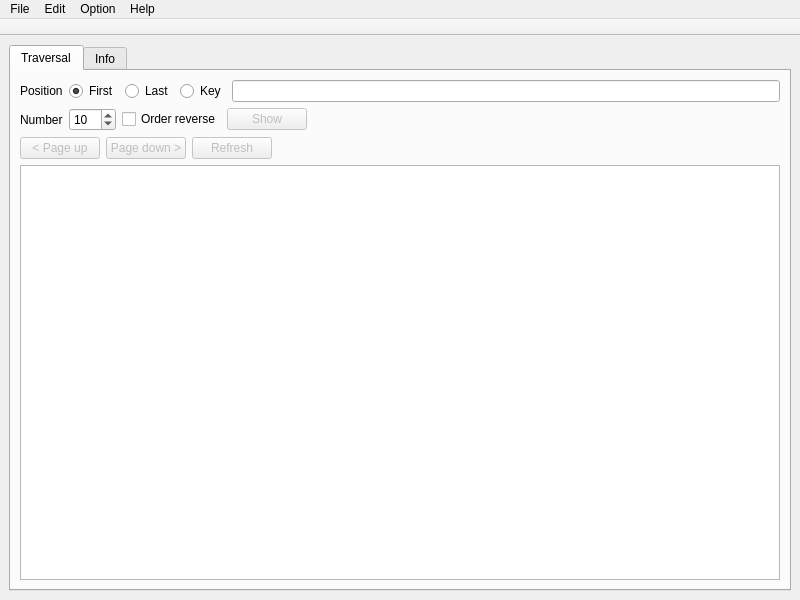
<?xml version="1.0" encoding="UTF-8"?>
<ui version="4.0">
 <class>MainWindow</class>
 <widget class="QMainWindow" name="MainWindow">
  <property name="geometry">
   <rect>
    <x>0</x>
    <y>0</y>
    <width>800</width>
    <height>600</height>
   </rect>
  </property>
  <property name="windowTitle">
   <string>MainWindow</string>
  </property>
  <widget class="QWidget" name="centralwidget">
   <layout class="QVBoxLayout" name="verticalLayoutCentral">
    <item>
     <widget class="QTabWidget" name="tabWidget">
      <property name="currentIndex">
       <number>0</number>
      </property>
      <widget class="QWidget" name="tabTraversal">
       <attribute name="title">
        <string>Traversal</string>
       </attribute>
       <layout class="QVBoxLayout" name="verticalLayoutTraversal">
        <item>
         <layout class="QHBoxLayout" name="horizontalLayoutTraversalPosition">
          <item>
           <widget class="QLabel" name="labelTraversalPosition">
            <property name="text">
             <string>Position</string>
            </property>
           </widget>
          </item>
          <item>
           <widget class="QRadioButton" name="radioButtonTraversalFirst">
            <property name="text">
             <string>First</string>
            </property>
            <property name="checked">
             <bool>true</bool>
            </property>
           </widget>
          </item>
          <item>
           <widget class="QRadioButton" name="radioButtonTraversalLast">
            <property name="text">
             <string>Last</string>
            </property>
           </widget>
          </item>
          <item>
           <widget class="QRadioButton" name="radioButtonTraversalKey">
            <property name="text">
             <string>Key</string>
            </property>
           </widget>
          </item>
          <item>
           <widget class="QLineEdit" name="lineEditTraversalKey"/>
          </item>
         </layout>
        </item>
        <item>
         <layout class="QHBoxLayout" name="horizontalLayoutTraversalDisplay">
          <item>
           <widget class="QLabel" name="labelTraversalNumber">
            <property name="text">
             <string>Number</string>
            </property>
           </widget>
          </item>
          <item>
           <widget class="QSpinBox" name="spinBoxTraversalNumber">
            <property name="sizePolicy">
             <sizepolicy hsizetype="Minimum" vsizetype="Fixed">
              <horstretch>0</horstretch>
              <verstretch>0</verstretch>
             </sizepolicy>
            </property>
            <property name="minimum">
             <number>1</number>
            </property>
            <property name="maximum">
             <number>100</number>
            </property>
            <property name="value">
             <number>10</number>
            </property>
           </widget>
          </item>
          <item>
           <widget class="QCheckBox" name="checkBoxTraversalReverse">
            <property name="text">
             <string>Order reverse</string>
            </property>
           </widget>
          </item>
          <item>
           <widget class="QPushButton" name="pushButtonTraversalShow">
            <property name="enabled">
             <bool>false</bool>
            </property>
            <property name="text">
             <string>Show</string>
            </property>
           </widget>
          </item>
          <item>
           <spacer name="horizontalSpacerTraversal">
            <property name="orientation">
             <enum>Qt::Horizontal</enum>
            </property>
            <property name="sizeHint" stdset="0">
             <size>
              <width>40</width>
              <height>20</height>
             </size>
            </property>
           </spacer>
          </item>
         </layout>
        </item>
        <item>
         <layout class="QHBoxLayout" name="horizontalLayoutPage">
          <item>
           <widget class="QPushButton" name="pushButtonPageUp">
            <property name="enabled">
             <bool>false</bool>
            </property>
            <property name="text">
             <string>&lt; Page up</string>
            </property>
           </widget>
          </item>
          <item>
           <widget class="QPushButton" name="pushButtonPageDown">
            <property name="enabled">
             <bool>false</bool>
            </property>
            <property name="text">
             <string>Page down &gt;</string>
            </property>
           </widget>
          </item>
          <item>
           <widget class="QPushButton" name="pushButtonRefresh">
            <property name="enabled">
             <bool>false</bool>
            </property>
            <property name="text">
             <string>Refresh</string>
            </property>
           </widget>
          </item>
          <item>
           <spacer name="horizontalSpacerPage">
            <property name="orientation">
             <enum>Qt::Horizontal</enum>
            </property>
            <property name="sizeHint" stdset="0">
             <size>
              <width>40</width>
              <height>20</height>
             </size>
            </property>
           </spacer>
          </item>
         </layout>
        </item>
        <item>
         <widget class="QTableWidget" name="tableWidgetTraversal">
          <property name="editTriggers">
           <set>QAbstractItemView::NoEditTriggers</set>
          </property>
          <property name="selectionBehavior">
           <enum>QAbstractItemView::SelectRows</enum>
          </property>
          <property name="columnCount">
           <number>0</number>
          </property>
          <attribute name="horizontalHeaderMinimumSectionSize">
           <number>100</number>
          </attribute>
         </widget>
        </item>
       </layout>
      </widget>
      <widget class="QWidget" name="tabInfo">
       <attribute name="title">
        <string>Info</string>
       </attribute>
       <layout class="QVBoxLayout" name="verticalLayoutInfo">
        <item>
         <layout class="QHBoxLayout" name="horizontalLayoutInfoDirectory">
          <item>
           <widget class="QLabel" name="labelInfoDirectory">
            <property name="text">
             <string>Directory</string>
            </property>
           </widget>
          </item>
          <item>
           <widget class="QLineEdit" name="lineEditInfoDirectory">
            <property name="readOnly">
             <bool>true</bool>
            </property>
           </widget>
          </item>
          <item>
           <widget class="QPushButton" name="pushButtonInfoExplore">
            <property name="enabled">
             <bool>false</bool>
            </property>
            <property name="text">
             <string>Explore</string>
            </property>
           </widget>
          </item>
         </layout>
        </item>
        <item>
         <widget class="QTextBrowser" name="textBrowserInfo"/>
        </item>
       </layout>
      </widget>
     </widget>
    </item>
   </layout>
  </widget>
  <widget class="QMenuBar" name="menubar">
   <property name="geometry">
    <rect>
     <x>0</x>
     <y>0</y>
     <width>800</width>
     <height>21</height>
    </rect>
   </property>
   <widget class="QMenu" name="menuFile">
    <property name="title">
     <string>File</string>
    </property>
    <addaction name="actionNew"/>
    <addaction name="actionOpen"/>
    <addaction name="actionClose"/>
    <addaction name="actionQuit"/>
   </widget>
   <widget class="QMenu" name="menuEdit">
    <property name="title">
     <string>Edit</string>
    </property>
    <addaction name="actionAdd"/>
    <addaction name="actionEdit"/>
    <addaction name="actionCopy"/>
    <addaction name="actionDelete"/>
   </widget>
   <widget class="QMenu" name="menuOption">
    <property name="title">
     <string>Option</string>
    </property>
    <widget class="QMenu" name="menuLanguage">
     <property name="title">
      <string>Language</string>
     </property>
     <addaction name="actionChinese"/>
     <addaction name="actionEnglish"/>
    </widget>
    <addaction name="menuLanguage"/>
   </widget>
   <widget class="QMenu" name="menuHelp">
    <property name="title">
     <string>Help</string>
    </property>
    <addaction name="actionAbout"/>
   </widget>
   <addaction name="menuFile"/>
   <addaction name="menuEdit"/>
   <addaction name="menuOption"/>
   <addaction name="menuHelp"/>
  </widget>
  <widget class="QToolBar" name="toolBar">
   <property name="windowTitle">
    <string>toolBar</string>
   </property>
   <property name="movable">
    <bool>false</bool>
   </property>
   <property name="floatable">
    <bool>false</bool>
   </property>
   <attribute name="toolBarArea">
    <enum>TopToolBarArea</enum>
   </attribute>
   <attribute name="toolBarBreak">
    <bool>false</bool>
   </attribute>
  </widget>
  <action name="actionNew">
   <property name="text">
    <string>New</string>
   </property>
  </action>
  <action name="actionOpen">
   <property name="text">
    <string>Open</string>
   </property>
  </action>
  <action name="actionClose">
   <property name="enabled">
    <bool>false</bool>
   </property>
   <property name="text">
    <string>Close</string>
   </property>
  </action>
  <action name="actionAdd">
   <property name="enabled">
    <bool>false</bool>
   </property>
   <property name="text">
    <string>Add</string>
   </property>
  </action>
  <action name="actionEdit">
   <property name="enabled">
    <bool>false</bool>
   </property>
   <property name="text">
    <string>Edit</string>
   </property>
  </action>
  <action name="actionCopy">
   <property name="enabled">
    <bool>false</bool>
   </property>
   <property name="text">
    <string>Copy</string>
   </property>
  </action>
  <action name="actionDelete">
   <property name="enabled">
    <bool>false</bool>
   </property>
   <property name="text">
    <string>Delete</string>
   </property>
  </action>
  <action name="actionChinese">
   <property name="checkable">
    <bool>true</bool>
   </property>
   <property name="text">
    <string>简体中文</string>
   </property>
  </action>
  <action name="actionEnglish">
   <property name="checkable">
    <bool>true</bool>
   </property>
   <property name="text">
    <string>English</string>
   </property>
  </action>
  <action name="actionAbout">
   <property name="text">
    <string>About</string>
   </property>
  </action>
  <action name="actionQuit">
   <property name="text">
    <string>Quit</string>
   </property>
  </action>
 </widget>
 <resources/>
 <connections/>
</ui>
